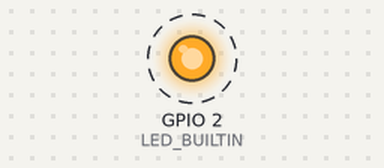
Simulated run of this sketch. Board: ESP8266 (NodeMCU). On the bench: output pins drawn as LEDs (lit = HIGH, except the on-board LED, lit = LOW). Dashed ring = blinking. WiFi joins after 1.5 s; servers stay silent unless stated; what the sketch prints to the serial monitor is not drawn.

Above: at 0.5 s.
Timing chart, 0 to 4.6 s (numbered marks = the images above):
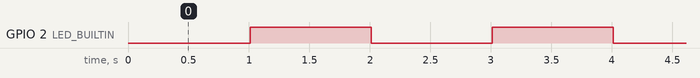

Measured:
- by itself, GPIO 2 (LED_BUILTIN): alternates HIGH for 1.0 s and LOW for 1.0 s

The sketch:

sketch_test_ap.ino
```cpp
#include <ESP8266WiFi.h>

const char *ssid ="ELDONHERE";
const char *password = "poop";

byte mac[6];

void setup(){

  Serial.begin(115200);
  delay(10);
  Serial.println('\n');

  WiFi.mode(WIFI_AP);
  WiFi.softAP(ssid, password);
  WiFi.begin();
  WiFi.macAddress(mac);

  Serial.println(WiFi.softAPIP());


  pinMode(LED_BUILTIN, OUTPUT);

}

String bytes_to_string(byte* array, int length){

  String result = "";
  for(int i = 0; i < length; i++){
    if(array[i] < 0x10){
      result += "0";
    }

    result += String(array[i], HEX);

    if(i < length - 1){
      result += ":";
    }
  }

  return result;
}

void loop(){


  digitalWrite(LED_BUILTIN, LOW);
  delay(1000);
  digitalWrite(LED_BUILTIN, HIGH);
  delay(1000);


  Serial.println(bytes_to_string(mac, 6));
  Serial.println(WiFi.softAPIP());
  Serial.println("Looped");


}
```
